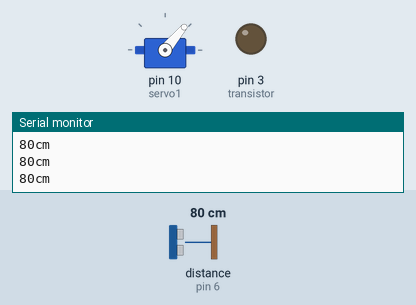
This sketch was run on a simulated Arduino Uno, built with avr-gcc and run on an emulated ATmega328P. On the bench: servo, output pins drawn as LEDs (lit = HIGH), the last lines printed to the serial monitor. Wiring (inferred from the names in the program): ultrasonic range finder: trigger pin 7; echo pin 6. The inputs (shaded band) are chosen by the test bench; at power-on: distance to the obstacle (sensor on pin 6) 80 cm. The echo pulse lasts 58.3 µs per cm; pins used as bus, display or sensor lines are not drawn.

Above: at 1.2 s.
1.3 s: distance to the obstacle (sensor on pin 6) set to 29 cm
2.8 s: distance to the obstacle (sensor on pin 6) set to 23 cm
At 3.2 s:
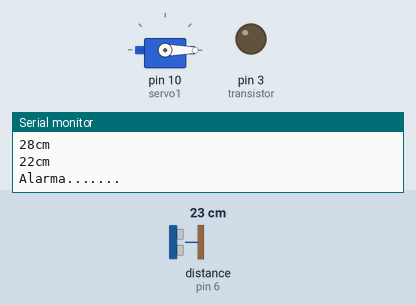
At 5.9 s:
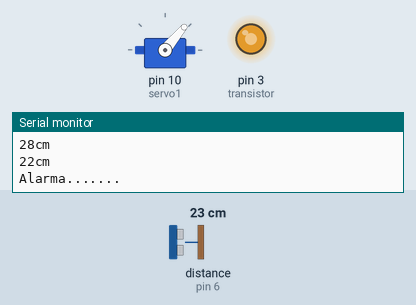
Timing chart, 0 to 16.3 s (numbered marks = the images above; inputs shaded):
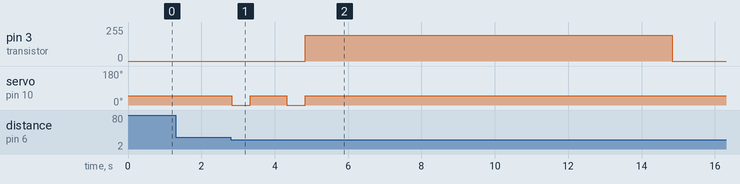

Measured:
- the behaviour switches between 27 and 26 cm on distance to the obstacle (sensor on pin 6) (found by bisection; images 0 and 1)
- after the input at 2.8 s, pin 3 (transistor): 0/255 → 192/255 after 2.0 s, → 0/255 10.0 s later; servo on pin 10 (servo1): alternates 50° for 1.0 s and 0° for 0.50 s, 4 changes in all, then stays 50°, starting at once

The sketch:

sensor_transistor_servomotor.ino
```cpp
#include <Servo.h>


#define Pecho 6
#define Ptrig 7
long duracion, distancia;
float distancia_deteccion =25;         //ctms
float  duracion_bomba_activada = 10;   //segundos
float duracion_servo_activado =0.5;      //segundos
float tiempo_entre_lecturas = 10;       //en minutos --20''
Servo servo1;

int angulo_apertura=0, angulo_cierre=50;


//definimos intensidades de la bomba de agua (255 es lo mayor, envia 6 volts, 127 es la mitad=3.46 volts, 195 es alto pero seguro)
int intensidad_maxima=255, intensidad_media =127, intensidad_alta_segura=192;

int transistor=3;

void setup() {
  Serial.begin (9600);       // inicializa el puerto seria a 9600 baudios
  pinMode(Pecho, INPUT);     // define el pin 6 como entrada (echo)
  pinMode(Ptrig, OUTPUT);    // define el pin 7 como salida  (triger)
  pinMode(3, 1);
  servo1.attach(10);
  servo1.write(angulo_cierre);    //ubicacion de los grados
  }

void loop() {

  digitalWrite(Ptrig, LOW);
  delayMicroseconds(2);
  digitalWrite(Ptrig, HIGH);   // genera el pulso de triger por 10ms
  delayMicroseconds(10);
  digitalWrite(Ptrig, LOW);

  duracion = pulseIn(Pecho, HIGH);
  distancia = (duracion/2) / 29;            // calcula la distancia en centimetros

  if (distancia >= 500 || distancia <= 0){  // si la distancia es mayor a 500cm o menor a 0cm
    Serial.println("---");                  // no mide nada
  }
  else {
    Serial.print(distancia);           // envia el valor de la distancia por el puerto serial
    Serial.println("cm");              // le coloca a la distancia los centimetros "cm"
    digitalWrite(4, 1);
  }

    //DETECCION DE UN OBJETO
   if (distancia <= distancia_deteccion && distancia >= 1){
    Serial.println("Alarma.......");         // envia la palabra Alarma por el puerto serial

    //activa servomotor1 (dos veces)
    servo1.write(angulo_apertura);   //apertura
    delay(duracion_servo_activado * 1000);
    servo1.write(angulo_cierre);    //cierre
    delay(1000);

    servo1.write(angulo_apertura);   //apertura
    delay(duracion_servo_activado * 1000);
    servo1.write(angulo_cierre);    //cierre


    //activa motor2 (transistor)
    analogWrite(transistor, intensidad_alta_segura);
    delay(duracion_bomba_activada * 1000 );
    analogWrite(transistor, 0);

    //tiempo entre cada alimentacion
    delay(tiempo_entre_lecturas * 60000);
  }
  delay(400);                                // espera 400ms para que se logre ver la distancia en la consola
}
```
